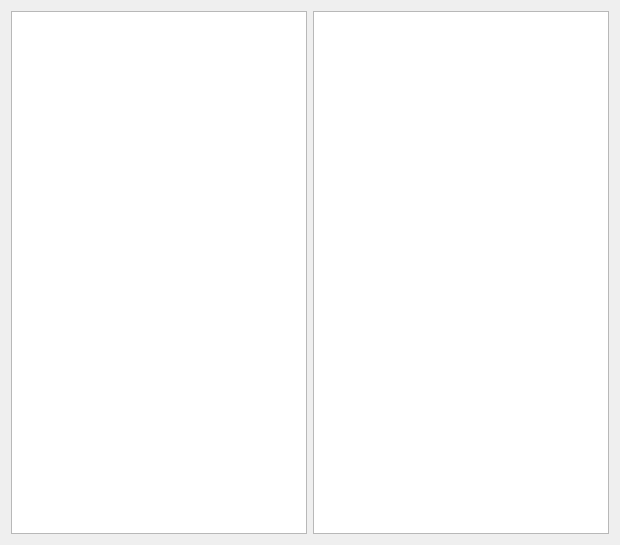
<?xml version="1.0" encoding="UTF-8"?>
<ui version="4.0">
 <class>Memory</class>
 <widget class="QDialog" name="Memory">
  <property name="geometry">
   <rect>
    <x>0</x>
    <y>0</y>
    <width>620</width>
    <height>545</height>
   </rect>
  </property>
  <property name="windowTitle">
   <string>Memoria</string>
  </property>
  <layout class="QHBoxLayout" name="horizontalLayout">
   <item>
    <widget class="QTableWidget" name="tbl_wdt_01"/>
   </item>
   <item>
    <widget class="QTableWidget" name="tbl_wdt_02"/>
   </item>
  </layout>
 </widget>
 <resources/>
 <connections/>
</ui>
